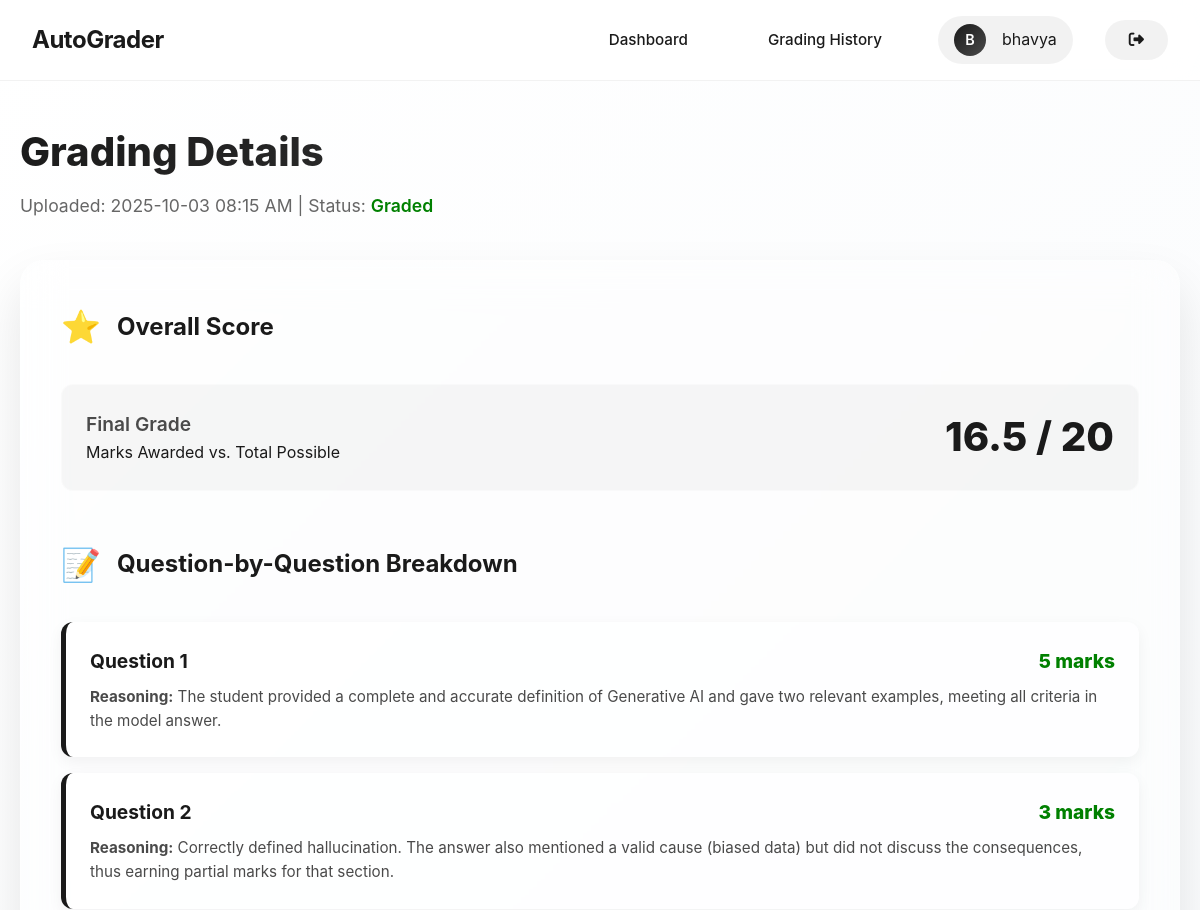
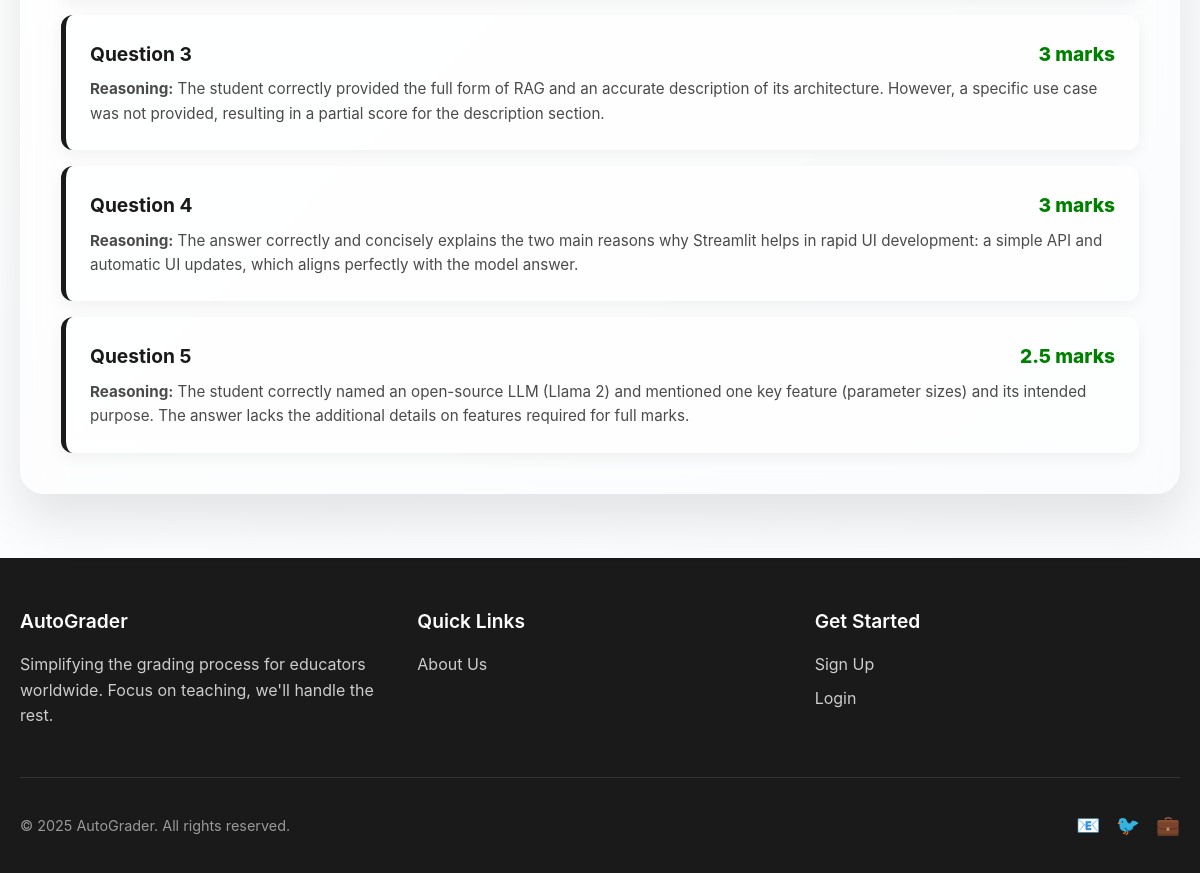
Screenshot of /results/14/details/ (signed in) with the database file from the repository (2 pictures, top to bottom).
### grading_app/models.py (models this page shows, shortened)
class User(AbstractUser):
    USER_TYPE_CHOICES = (
        ('student', 'Student'),
        ('teacher', 'Teacher'),
    )
    user_type = models.CharField(max_length=10, choices=USER_TYPE_CHOICES)

class Upload(models.Model):
    STATUS_CHOICES = [
        ('N', 'Not Processed'),
        ('GRADED', 'Graded'),
        ('FAILED', 'Failed'),
    ]
    user = models.ForeignKey(User, on_delete=models.CASCADE, null=True, blank=True)
    question_paper = models.FileField(upload_to='uploads/questions/')
    model_answer = models.FileField(upload_to='uploads/answers/')
    student_answers = models.FileField(upload_to='uploads/students/')
    uploaded_at = models.DateTimeField(auto_now_add=True)
    status = models.CharField(max_length=20, choices=STATUS_CHOICES, default='N')  # ✅ new field

### grading_app/views.py (the view)
# urls.py: path('results/<int:upload_id>/details/', views.detailed_grading_view, name='detailed_grading'),
def detailed_grading_view(request, upload_id):
    upload_instance = get_object_or_404(Upload, id=upload_id)
    result = get_object_or_404(GradingResult, upload=upload_instance)
    context = {
        'upload': upload_instance,
        'grading_details': result.result_json,   # ✅ matches template
        'total_awarded': result.total_marks_awarded(),  # ✅ matches template
        'total_possible': result.total_possible_marks,  # ✅ matches template
    }
    return render(request, 'detailed_grading_result.html', context)

### grading_app/models.py (called while the page is built)
    def total_marks_awarded(self):
        return sum(item.get('marks', 0) for item in self.result_json)

    @property
    def total_possible_marks(self):
        return sum(item.get('max_marks', 0) for item in self.result_json)

### grading_app/templates/detailed_grading_result.html (shortened to what this page needs)
<!DOCTYPE html>
<html lang="en">
<head>
      <link rel="stylesheet" href="https://cdnjs.cloudflare.com/ajax/libs/font-awesome/6.5.0/css/all.min.css">
</head>
<body>
    <nav>
        <div class="nav-container">
            <a href="/" class="logo">AutoGrader</a>
            <div class="nav-links">
                <a href="{% url 'teacher_dashboard' %}">Dashboard</a>
                <a href="{% url 'teacher_results' %}">Grading History</a>
                <div class="user-profile">
                    <div class="user-avatar">
                        {{ request.user.first_name|default:request.user.username|slice:":1"|upper }}
                    </div>
                    <span>
                        {{ request.user.first_name|default:request.user.username }}
                    </span>
                </div>
                 <a href="/logout/" class="logout-btn" title="Logout"><i class="fas fa-sign-out-alt"></i></a>
            </div>
        </div>
    </nav>
    <section class="page-header">
        <div class="container">
            <h1>Grading Details</h1>
            <p>Uploaded: {{ upload.uploaded_at|date:"Y-m-d H:i A" }} | Status: <span style="font-weight: 600; color: green;">{{ upload.get_status_display }}</span></p>
        </div>
    </section>
    <section class="container">
        {% if error %}
        <div class="glass-card">
            <p style="color: red;">Error: {{ error }}</p>
        </div>
        {% else %}
        <div class="glass-card">
            <div class="card-header">
                <span class="card-icon">⭐</span>
                <h2>Overall Score</h2>
            </div>
            <div class="score-display">
                <div class="score-text">
                    <h3>Final Grade</h3>
                    <p>Marks Awarded vs. Total Possible</p>
                </div>
                <div class="score-value">
                    {{ total_awarded }} / {{ total_possible }}
                </div>
            </div>
            <div class="card-header" style="margin-top: 3rem;">
                <span class="card-icon">📝</span>
                <h2>Question-by-Question Breakdown</h2>
            </div>
            <ul class="detail-list">
                {% for detail in grading_details %}
                <li class="detail-item">
                    <h3>
                        Question {{ detail.question_no }}
                        <span class="marks-awarded">{{ detail.marks }} marks</span>
                    </h3>
                    <p><strong>Reasoning:</strong> {{ detail.reason }}</p>
                    </li>
                {% empty %}
                <li class="detail-item">No detailed grading results found.</li>
                {% endfor %}
            </ul>
        </div>
        {% endif %}
    </section>
<footer class="footer">
    <div class="container">
        <div class="footer-content">
            <div class="footer-section">
                <h3>AutoGrader</h3>
                <p>Simplifying the grading process for educators worldwide. Focus on teaching, we'll handle the rest.</p>
            </div>
            <div class="footer-section">
                <h3>Quick Links</h3>
                <ul class="footer-links">
                    <li><a href="/about/">About Us</a></li>
                </ul>
            </div>
            <div class="footer-section">
                <h3>Get Started</h3>
                <ul class="footer-links">
                    <li><a href="/signup/">Sign Up</a></li>
                    <li><a href="/login/">Login</a></li>
                </ul>
            </div>
        </div>
        <div class="footer-bottom">
            <p>&copy; 2025 AutoGrader. All rights reserved.</p>
            <div class="social-links">
                <a href="#">📧</a>
                <a href="#">🐦</a>
                <a href="#">💼</a>
            </div>
        </div>
    </div>
</footer>
</body>
</html>

### grading_app/templates/detailed_grading_result.html (style rules this page uses)
* { margin: 0; padding: 0; box-sizing: border-box; }
body { font-family: 'Inter', -apple-system, BlinkMacSystemFont, 'Segoe UI', Roboto, sans-serif; background: linear-gradient(135deg, #ffffff 0%, #f8fafc 100%); color: #1a1a1a; line-height: 1.6; overflow-x: hidden; }
.container { max-width: 1200px; margin: 0 auto; padding: 0 20px; }
nav { position: fixed; top: 0; width: 100%; z-index: 1000; backdrop-filter: blur(20px); background: rgba(255, 255, 255, 0.8); border-bottom: 1px solid rgba(0, 0, 0, 0.05); transition: all 0.3s ease; }
.nav-container { display: flex; justify-content: space-between; align-items: center; padding: 1rem 2rem; }
.logo { font-size: 1.5rem; font-weight: 700; color: #1a1a1a; text-decoration: none; letter-spacing: -0.5px; }
.nav-links { display: flex; gap: 2rem; align-items: center; }
.nav-links a { color: #1a1a1a; text-decoration: none; font-weight: 500; font-size: 0.95rem; padding: 0.5rem 1.5rem; border-radius: 25px; transition: all 0.3s ease; }
.user-profile { display: flex; align-items: center; gap: 1rem; padding: 0.5rem 1rem; border-radius: 25px; background: rgba(0, 0, 0, 0.05); }
.user-avatar { width: 32px; height: 32px; border-radius: 50%; background: linear-gradient(135deg, #1a1a1a, #4a4a4a); display: flex; align-items: center; justify-content: center; color: white; font-size: 0.9rem; font-weight: 600; }
.page-header { padding: 120px 0 40px; text-align: left; }
.page-header h1 { font-size: 2.5rem; font-weight: 800; margin-bottom: 0.5rem; background: linear-gradient(135deg, #1a1a1a 0%, #4a4a4a 100%); -webkit-background-clip: text; -webkit-text-fill-color: transparent; background-clip: text; }
.page-header p { font-size: 1.1rem; color: #666; }
.glass-card { background: rgba(255, 255, 255, 0.25); backdrop-filter: blur(20px); border: 1px solid rgba(255, 255, 255, 0.2); border-radius: 24px; padding: 2.5rem; box-shadow: 0 25px 50px rgba(0, 0, 0, 0.1); transition: all 0.3s ease; position: relative; overflow: hidden; margin-bottom: 3rem; }
.glass-card::before { content: ''; position: absolute; top: 0; left: 0; right: 0; height: 1px; background: linear-gradient(90deg, transparent, rgba(255, 255, 255, 0.4), transparent); }
.card-header { display: flex; align-items: center; gap: 1rem; margin-bottom: 2rem; }
.card-icon { font-size: 2rem; }
.card-header h2 { font-size: 1.5rem; font-weight: 700; color: #1a1a1a; }
.score-display { display: flex; justify-content: space-between; align-items: center; padding: 1.5rem; background: rgba(0, 0, 0, 0.03); border-radius: 12px; margin-bottom: 2rem; border: 1px solid rgba(255, 255, 255, 0.4); }
.score-text h3 { font-size: 1.2rem; font-weight: 600; color: #4a4a4a; }
.score-value { font-size: 2.5rem; font-weight: 800; color: #1a1a1a; line-height: 1; }
.detail-list { list-style: none; display: grid; gap: 1rem; }
.detail-item { background: rgba(255, 255, 255, 0.6); border-radius: 12px; padding: 1.5rem; border-left: 5px solid #1a1a1a; box-shadow: 0 5px 15px rgba(0, 0, 0, 0.05); }
.detail-item h3 { font-size: 1.2rem; margin-bottom: 0.5rem; display: flex; justify-content: space-between; align-items: center; font-weight: 700; color: #1a1a1a; }
.detail-item p { font-size: 0.95rem; color: #4a4a4a; }
.marks-awarded { font-size: 1.2rem; font-weight: 800; color: green; }
.footer { background: #1a1a1a; color: #fff; padding: 3rem 0 2rem; margin-top: 4rem; }
.footer-content { display: grid; grid-template-columns: repeat(auto-fit, minmax(250px, 1fr)); gap: 2rem; margin-bottom: 2rem; }
.footer-section h3 { font-size: 1.2rem; font-weight: 600; margin-bottom: 1rem; color: #fff; }
.footer-section p { color: #ccc; line-height: 1.6; margin-bottom: 1rem; }
.footer-links { list-style: none; }
.footer-links li { margin-bottom: 0.5rem; }
.footer-links a { color: #ccc; text-decoration: none; transition: color 0.3s ease; }
.footer-bottom { border-top: 1px solid #333; padding-top: 2rem; display: flex; justify-content: space-between; align-items: center; flex-wrap: wrap; gap: 1rem; }
.footer-bottom p { color: #999; font-size: 0.9rem; }
.social-links { display: flex; gap: 1rem; }
.social-links a { color: #999; font-size: 1.2rem; text-decoration: none; transition: color 0.3s ease; }
.logout-btn { font-size: 1.2rem; text-decoration: none; color: #1a1a1a; padding: 0.5rem 1rem; border-radius: 50%; background: rgba(0,0,0,0.05); transition: all 0.3s ease; }

### rows the page displays
User: user.first_name "B", user.first_name "bhavya"
Upload: uploaded_at "2025-10-03 08:15 AM", status "Graded"

### other values shown
{{ total_awarded }} "16.5"
{{ total_possible }} "20"
{{ detail.question_no }} "1" "2" "3" "4" "5"
{{ detail.marks }} "5" "3" "3" "3" "2.5"
{{ detail.reason }} "The student provided a complete and accurate definition of Generative AI and gave two relevant examples, meeting all criteria in the model answer." "Correctly defined hallucination. The answer also mentioned a valid cause (biased data) but did not discuss the consequences, thus earning partial marks for that section." "The answer correctly and concisely explains the two main reasons why Streamlit helps in rapid UI development: a simple API and automatic UI updates, which aligns perfectly with the model answer."
